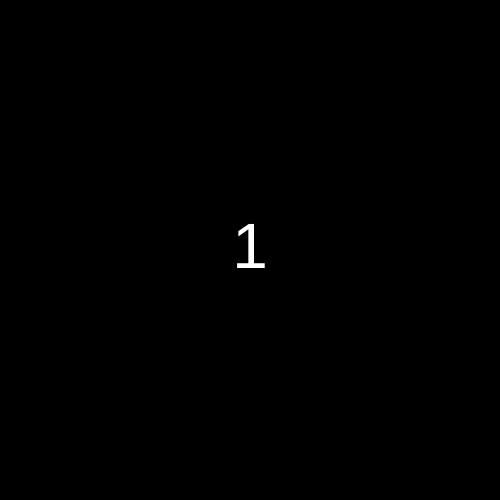
Frame 1 (no input)
Frame 60 (no input): identical to frame 1, image omitted
Frame 120 (the mouse pressed at the canvas centre since frame 60): identical to frame 1, image omitted

The p5.js sketch that drew this single still picture (run headless with seeded random() and noise() and a simulated clock; from frame 60 on, the mouse is pressed at the canvas centre):

// p5.js sketch
// ── sketch.js
let x, y;
let num = 1;
function setup() {
  createCanvas(500, 500);
  x = width / 2;
  y = height / 2;
}

function draw() {
  background(0);

  textSize(64);
  textAlign(CENTER, CENTER);
  fill(255);
  text(num, x, y);
}
